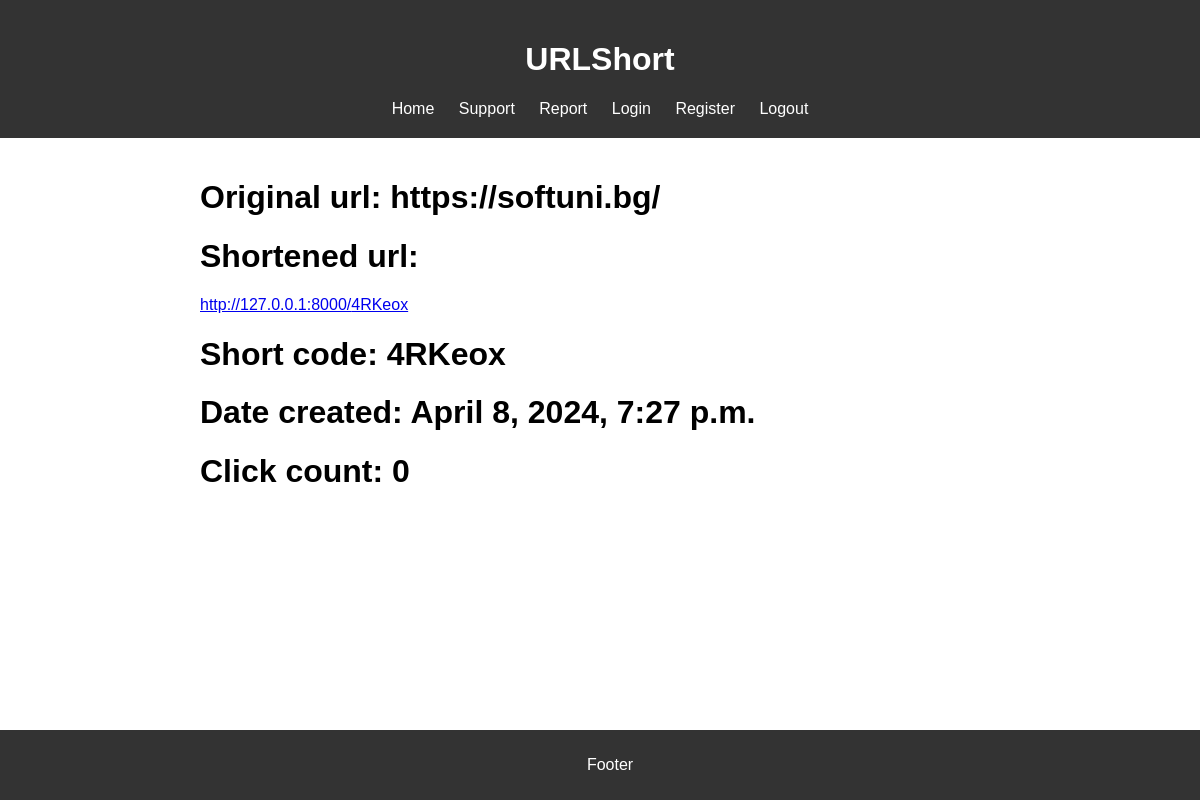
Before: /url/4/ (signed in) with the older database file.
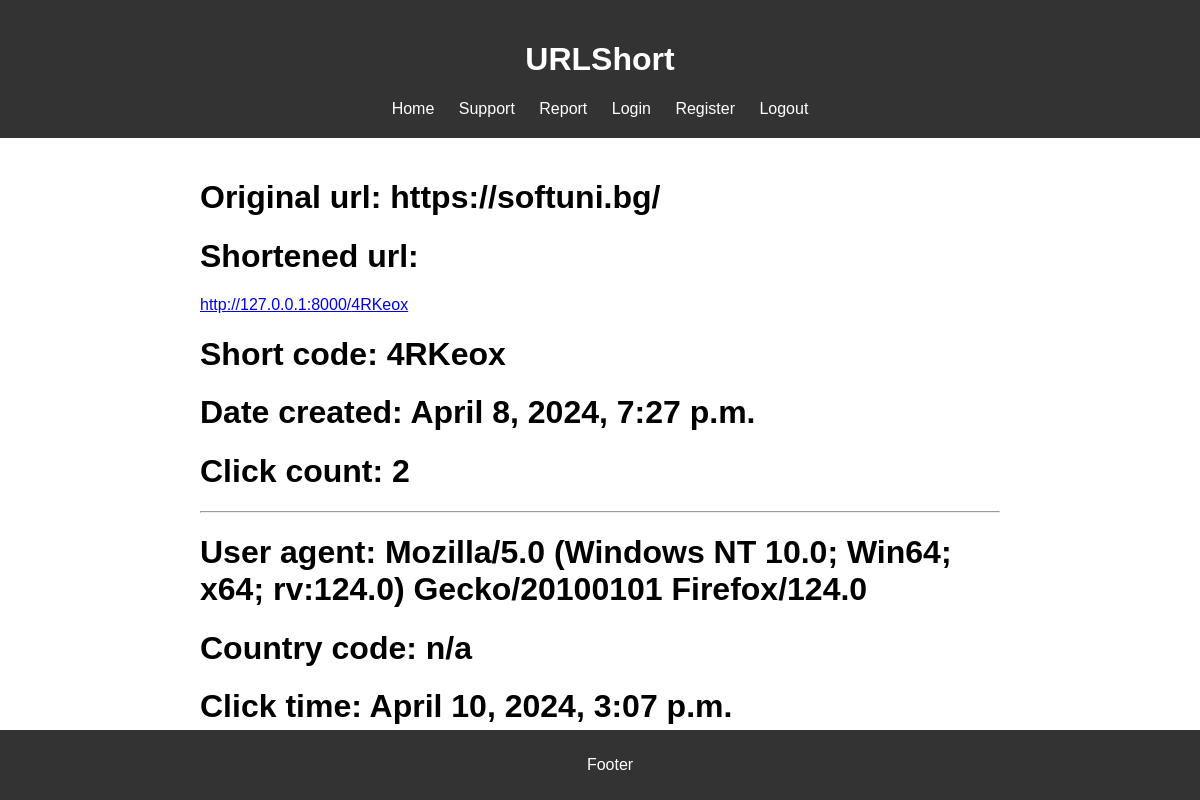
After: the same page with the newer database file.
### urlshortapp/models.py (models this page shows, shortened)
class Url(models.Model):
    user = models.ForeignKey(User, on_delete=models.CASCADE, null=True, blank=True)
    original_url = models.URLField()
    short_code = models.CharField(max_length=10, unique=True)
    created_at = models.DateTimeField(auto_now_add=True)
    click_count = models.PositiveIntegerField(default=0, blank=False, null=False)

class ClickStats(models.Model):
    url = models.ForeignKey(Url, on_delete=models.CASCADE)
    click_time = models.DateTimeField(auto_now_add=True)
    country_code = models.CharField(max_length=3, blank=True, null=True)
    user_agent = models.TextField(blank=True, null=True)

### urlshortapp/views.py (the view)
# urls.py: path('url/<int:pk>/', UrlDetailView.as_view(), name='url'),
class UrlDetailView(LoginRequiredMixin, DetailView):
    model = Url
    context_object_name = 'url'
    def get_context_data(self, **kwargs):
        context = super().get_context_data(**kwargs)
        url = self.get_object()
        click_stats = url.clickstats_set.all()
        context['click_stats'] = click_stats
        return context

### urlshortapp/templates/urlshortapp/url_detail.html (shortened to what this page needs)
{% extends 'urlshortapp/base.html' %}
{% block content %}
<h1>Original url: {{ url.original_url }}</h1>
<h1>Shortened url: </h1><a
        href="http://127.0.0.1:8000/{{ url.short_code }}">http://127.0.0.1:8000/{{ url.short_code }}</a>
<h1>Short code: {{ url.short_code }}</h1>
<h1>Date created: {{ url.created_at }}</h1>
<h1>Click count: {{ url.click_count }}</h1>
{% for click in click_stats %}
    <hr>
    <h1>User agent: {{ click.user_agent }}</h1>
    <h1>Country code: {{ click.country_code }}</h1>
    <h1>Click time: {{ click.click_time }}</h1>
{% endfor %}
{% endblock %}

Changed rows visible on the page:
changed Url "https://softuni.bg/": click_count "0" → "2"
added ClickStats: user_agent "Mozilla/5.0 (Windows NT 10.0; Win64; x64; rv:124.0) Gecko/20100101 Firefox/124.0", country_code "n/a", click_time "April 10, 2024, 3:07 p.m."
